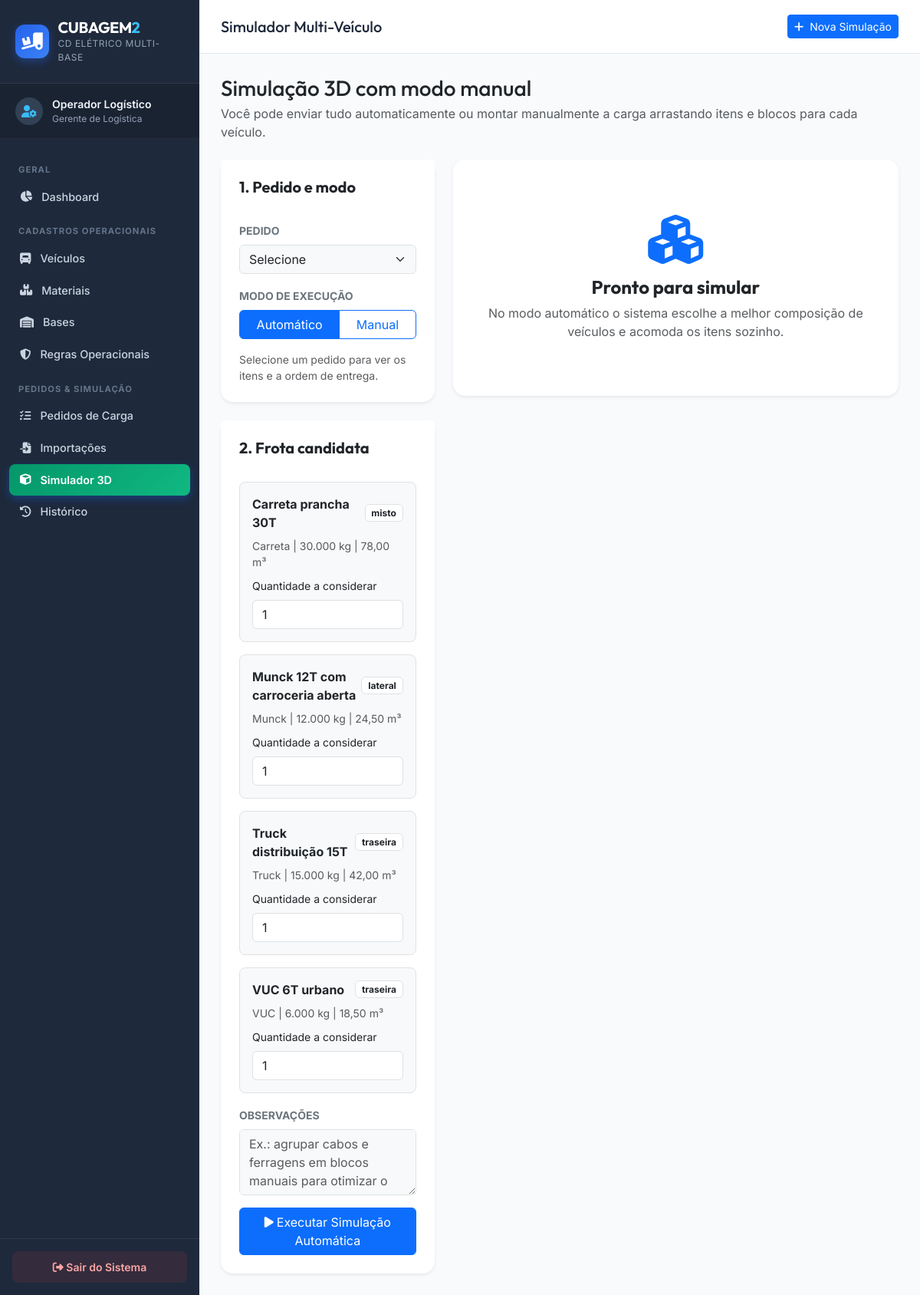
The page /pages/simulacao.php on the database its author committed.
### tables this page shows
CREATE TABLE veiculos (
  id INTEGER PRIMARY KEY AUTOINCREMENT,
  tipo TEXT NOT NULL,
  nome TEXT NOT NULL,
  capacidade_kg REAL NOT NULL,
  capacidade_m3 REAL NOT NULL,
  comprimento_m REAL NOT NULL,
  largura_m REAL NOT NULL,
  altura_m REAL NOT NULL,
  max_lastros INTEGER DEFAULT 2,
  acesso_descarga TEXT DEFAULT 'traseira',
  quantidade_disponivel INTEGER DEFAULT 1,
  observacoes TEXT NULL,
  created_at DATETIME DEFAULT CURRENT_TIMESTAMP,
  updated_at DATETIME DEFAULT CURRENT_TIMESTAMP
);

### controllers/VeiculoController.php (called while the page is built, shortened)
<?php
require_once __DIR__ . '/../models/Veiculo.php';
class VeiculoController {
    private $model;
    public function __construct() {
        $this->model = new Veiculo();
    }
    public function listar() {
        return $this->model->listarTodos();
    }
}

### models/Veiculo.php (called while the page is built, shortened)
<?php
require_once __DIR__ . '/../config/conexao.php';
class Veiculo {
    private PDO $pdo;
    public function __construct() {
        global $pdo;
        $this->pdo = $pdo;
    }
    public function listarTodos(): array {
        $stmt = $this->pdo->query('SELECT * FROM veiculos ORDER BY tipo ASC, nome ASC');
        return $stmt->fetchAll();
    }
}

### pages/simulacao.php (the view, shortened to what this page needs)
<?php
require_once __DIR__ . '/../controllers/VeiculoController.php';
require_once __DIR__ . '/../includes/header.php';
require_once __DIR__ . '/../includes/menu.php';
$veiculoController = new VeiculoController();
$veiculos = $veiculoController->listar();
$pedidoPreSelecionado = (int) ($_GET['pedido_id'] ?? 0);
?>
<div class="container-fluid p-0">
    <div class="d-flex justify-content-between align-items-center mb-4">
        <div>
            <h2 class="h3 mb-1 text-dark">Simulação 3D com modo manual</h2>
            <p class="text-muted mb-0">Você pode enviar tudo automaticamente ou montar manualmente a carga arrastando itens e blocos para cada veículo.</p>
        </div>
    </div>
    <div class="row g-4">
        <div class="col-xl-4">
            <div class="card border-0 shadow-sm rounded-4 mb-4">
                <div class="card-header bg-white border-0 pt-4 px-4">
                    <h5 class="fw-bold mb-0">1. Pedido e modo</h5>
                </div>
                <div class="card-body p-4">
                    <label class="form-label small fw-bold text-secondary">PEDIDO</label>
                    <select id="pedido_id" class="form-select bg-light mb-3" onchange="renderPedidoResumo()" data-selected="<?= $pedidoPreSelecionado ?>">
                        <option value="">Selecione</option>
                    </select>
                    <label class="form-label small fw-bold text-secondary">MODO DE EXECUÇÃO</label>
                    <div class="btn-group w-100 mb-3" role="group">
                        <label class="btn btn-outline-primary" for="mode_automatico">Automático</label>
                        <label class="btn btn-outline-primary" for="mode_manual">Manual</label>
                    </div>
                    <div id="pedidoResumo" class="small text-muted">Selecione um pedido para ver os itens e a ordem de entrega.</div>
                </div>
            </div>
            <div class="card border-0 shadow-sm rounded-4">
                <div class="card-header bg-white border-0 pt-4 px-4">
                    <h5 class="fw-bold mb-0">2. Frota candidata</h5>
                </div>
                <div class="card-body p-4">
                    <?php foreach ($veiculos as $veiculo): ?>
                        <div class="border rounded-3 p-3 mb-3 bg-light vehicle-card" data-json='<?= json_encode($veiculo, JSON_UNESCAPED_UNICODE | JSON_UNESCAPED_SLASHES) ?>'>
                            <div class="d-flex justify-content-between align-items-center mb-2">
                                <strong><?= htmlspecialchars($veiculo['nome']) ?></strong>
                                <span class="badge bg-white text-dark border"><?= htmlspecialchars($veiculo['acesso_descarga']) ?></span>
                            </div>
                            <small class="text-muted d-block mb-2"><?= htmlspecialchars($veiculo['tipo']) ?> | <?= number_format($veiculo['capacidade_kg'], 0, ',', '.') ?> kg | <?= number_format($veiculo['capacidade_m3'], 2, ',', '.') ?> m³</small>
                            <label class="form-label small">Quantidade a considerar</label>
                            <input type="number" min="0" max="<?= (int) $veiculo['quantidade_disponivel'] ?>" value="<?= min(1, (int) $veiculo['quantidade_disponivel']) ?>" class="form-control bg-white frota-qtd" data-veiculo-id="<?= $veiculo['id'] ?>" onchange="refreshManualBoards()">
                        </div>
                    <?php endforeach; ?>
                    <label class="form-label small fw-bold text-secondary">OBSERVAÇÕES</label>
                    <textarea id="sim_observacoes" class="form-control bg-light mb-3" rows="3" placeholder="Ex.: agrupar cabos e ferragens em blocos manuais para otimizar o embarque."></textarea>
                    <button id="btnExecutarAutomatico" class="btn btn-primary w-100" onclick="executarSimulacaoAutomatica()"><i class="fa-solid fa-play me-1"></i>Executar Simulação Automática</button>
                </div>
            </div>
        </div>
        <div class="col-xl-8">
            <div id="automaticPanel" class="card border-0 shadow-sm rounded-4">
                <div class="card-body p-4">
                    <div id="simulacaoHint" class="text-center py-5">
                        <i class="fa-solid fa-cubes fa-4x text-primary mb-3"></i>
                        <h4>Pronto para simular</h4>
                        <p class="text-muted mb-0">No modo automático o sistema escolhe a melhor composição de veículos e acomoda os itens sozinho.</p>
                    </div>
                </div>
            </div>
        </div>
    </div>
</div>
<?php require_once __DIR__ . '/../includes/footer.php'; ?>

### assets/css/style.css (style rules this page uses)
:root { --primary-color: #0d6efd; --primary-hover: #0b5ed7; --dark-bg: #0f172a; --sidebar-bg: #1e293b; --sidebar-active: #334155; --card-bg: #ffffff; --border-color: #e2e8f0; --text-primary: #1e293b; --text-secondary: #64748b; --accent-munck: #d97706; --accent-truck: #2563eb; --accent-carreta: #059669; --accent-warning: #f59e0b; --accent-danger: #ef4444; --accent-success: #10b981; --radius-sm: 8px; --radius-md: 12px; --radius-lg: 16px; --shadow-sm: 0 1px 3px rgba(0,0,0,0.1); --shadow-md: 0 4px 6px -1px rgba(0,0,0,0.1), 0 2px 4px -1px rgba(0,0,0,0.06); --shadow-lg: 0 10px 15px -3px rgba(0,0,0,0.1), 0 4px 6px -2px rgba(0,0,0,0.05); }
body { font-family: 'Inter', system-ui, -apple-system, sans-serif; background-color: #f8fafc; color: var(--text-primary); margin: 0; padding: 0; }
h1, h2, h3, h4, h5, h6 { font-family: 'Outfit', 'Inter', sans-serif; font-weight: 700; }

### rows shown on the page
veiculos: nome "Carreta prancha 30T", acesso_descarga "misto", tipo "Carreta", capacidade_kg "30.000", capacidade_m3 "78,00", quantidade_disponivel "1"
veiculos: nome "Munck 12T com carroceria aberta", acesso_descarga "lateral", tipo "Munck", capacidade_kg "12.000", capacidade_m3 "24,50", quantidade_disponivel+id "1"
veiculos: nome "Truck distribuição 15T", acesso_descarga "traseira", tipo "Truck", capacidade_kg "15.000", capacidade_m3 "42,00", quantidade_disponivel "1"
veiculos: nome "VUC 6T urbano", acesso_descarga "traseira", tipo "VUC", capacidade_kg "6.000", capacidade_m3 "18,50", quantidade_disponivel "1"

### other values the page prints
$usuarioLogado['nome'] "Operador Logístico"
$usuarioLogado['cargo'] "Gerente de Logística"
$pageTitle "Simulador Multi-Veículo"
